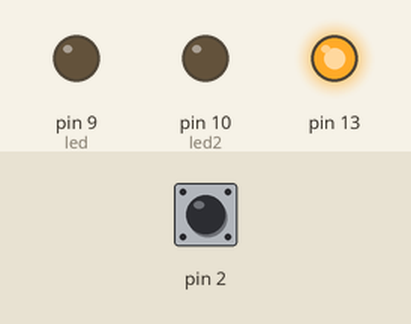
Recording of a sketch running on a simulated Arduino Uno, built with avr-gcc and run on an emulated ATmega328P. On the bench: output pins drawn as LEDs (lit = HIGH). Inputs (shaded band) come from the test bench; at power-on: pin 2 HIGH.

Above: at 1.2 s.
1.3 s: pin 2 pulled LOW for 0.15 s
At 2.4 s:
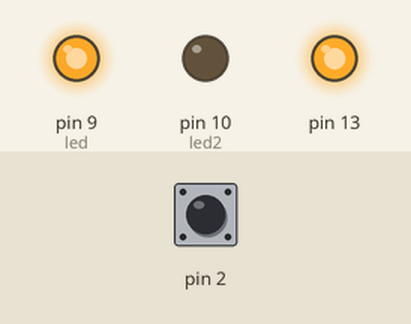
At 4.7 s:
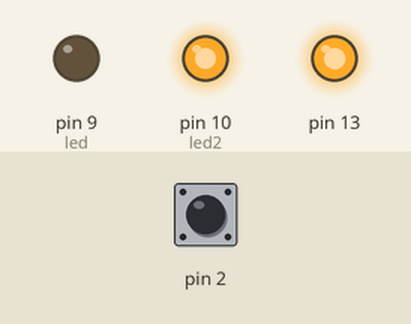
Timing chart, 0 to 11.8 s (numbered marks = the images above; inputs shaded):
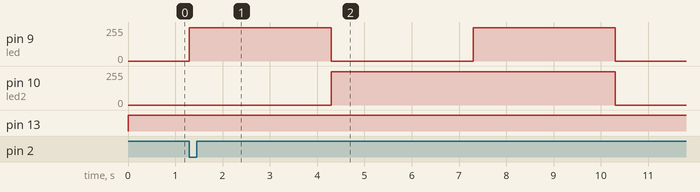

Measured:
- after the input at 1.3 s, pin 9 (led): alternates 250/255 for 3.0 s and 0/255 for 3.0 s, starting at once; pin 10 (led2): 0/255 → 250/255 after 3.0 s, → 0/255 6.0 s later

The sketch:

OpenA3XX_Korry_Test.ino
```cpp
/* This Arduino sketch has been designed to test the OpenA3XX Korry Switch */
/*
  @file OpenA3XX_Korry_Test.ino
  @version 1.0
  @author Jak Kav

  @description
  | This sketch has been designed to test the OpenA3XX Korry Switch.
  | It's a simple little sketch that tests both the LED's and the switch.
  | When the switch is open, the onboard LED will be illuminated.
  | When the switch is closed, the onboard LED will go out, and the 2 LED's in the Korry will cycle
  | between going on individually, both at the same time and both off.
  | It will continue running through this cycle until the switch is pressed again and is open.
  | It will finish it's current cycle, stop, then illuminate the onboard LED again.
  |
  | Connect Arduino pin 2 to Korry pin 1
  | Connect Arduino pin 9 to Korry pin 3
  | Connect Arduino pin 10 to Korry pin 4
  | Connect Korry pin 2 and 5 to a GND pin on the Arduino
*/

int led = 9;
int led2 = 10;

void setup() {
  pinMode(led, OUTPUT);
  pinMode(led2, OUTPUT);
  pinMode(2, INPUT_PULLUP);
  pinMode(13, OUTPUT);
}

void loop() {
  int buttonVal = digitalRead(2);

  if(buttonVal == HIGH) {
    digitalWrite(13, HIGH);
  } else {
    ledCycle();
    digitalWrite(13, LOW);
  }

}

void ledCycle() {
  analogWrite(led, 250);
  analogWrite(led2, 0);

  delay(3000);

  analogWrite(led, 0);
  analogWrite(led2, 250);

  delay(3000);

  analogWrite(led, 250);
  analogWrite(led2, 250);

  delay(3000);

  analogWrite(led, 0);
  analogWrite(led2, 0);

  delay(3000);
}
```
